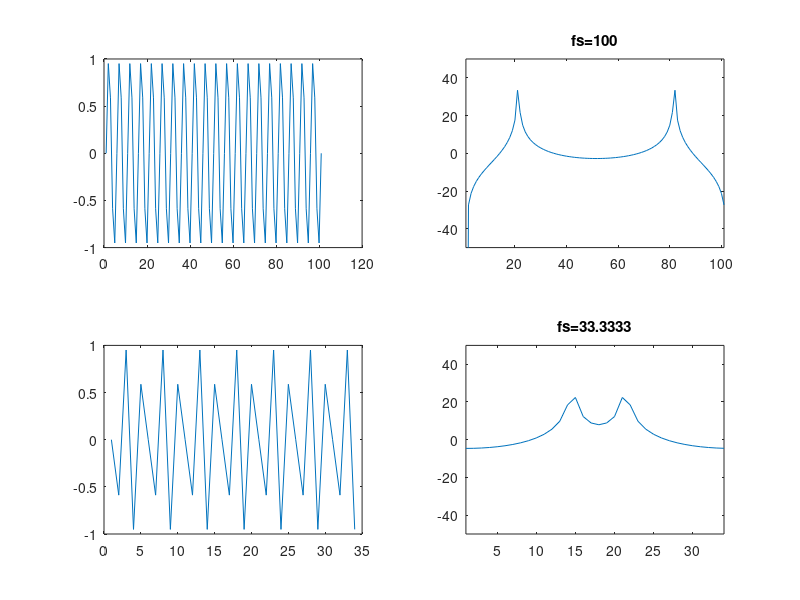

The MATLAB source for this figure: (Note: this script raises an error after producing the figure.)
function    aliasing

n=3;

fs=100;
f=20;
t=(0:1/fs:1);
y1=sin(2*pi*t*f);
figure(1);
subplot(2,2,1); plot(y1);
subplot(2,2,2); plot(20*log10(abs(fft(y1))+eps)); axis([1 length(y1) -50 50])
title([ 'fs=' num2str(fs) ])

y2=y1(1:n:end);

subplot(2,2,3); plot(y2);
subplot(2,2,4); plot(20*log10(abs(fft(y2))+eps)); axis([1 length(y2) -50 50])
title(['fs=' num2str(fs/n)])


Kasparov=imread('Kasparov.jpg');

figure(2);
imshow(Kasparov);
figure(3);
colormap('default') ;
imagesc(20*log10(abs(fft2(Kasparov))+eps)); 
title([ 'sub sample coef=' num2str(1) ])

Kasparov2=Kasparov(1:n:end,1:n:end);

figure(4);
imshow(Kasparov2);
figure(5);
colormap('default') ;
imagesc(20*log10(abs(fft2(Kasparov2))+eps)); 
title([ 'sub sample coef=' num2str(n) ])


